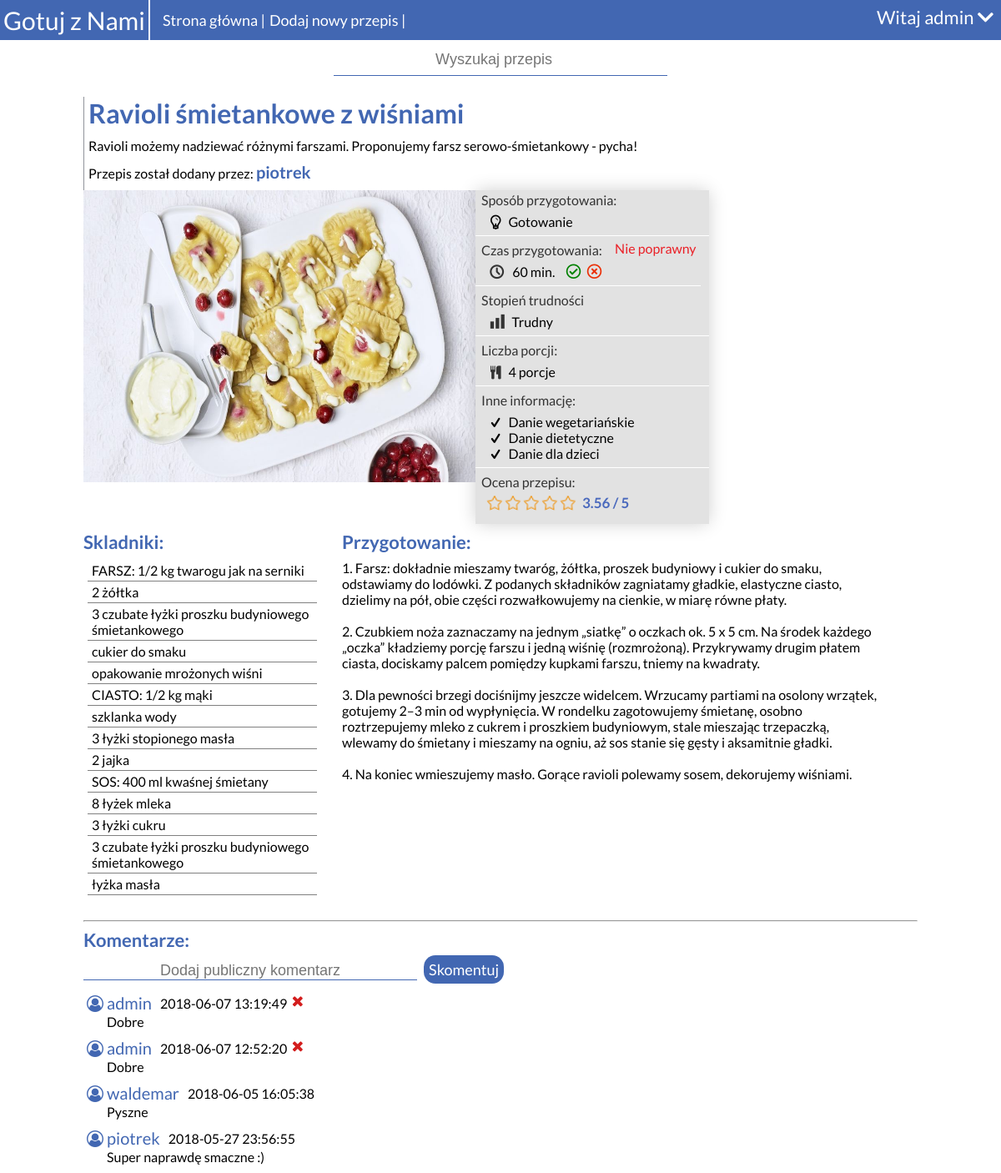
Page /przepis.php?id=1 (signed in) on the committed database.
### tables this page shows
CREATE TABLE `przepisy` (
  `id_przepisu` int(11) NOT NULL,
  `tytul` varchar(50) NOT NULL,
  `skladniki` text NOT NULL,
  `przygotowanie` text NOT NULL,
  `skrot_opis` varchar(200) NOT NULL,
  `id_uzytkownika` int(20) NOT NULL,
  `id_kategori` int(11) NOT NULL,
  `czas_przygotowania` int(11) NOT NULL,
  `stopien_trudnosci` int(11) NOT NULL,
  `liczba_porcji` int(11) NOT NULL,
  `id_spos_przygotowania` int(11) NOT NULL,
  `d_bezglutenowe` tinyint(1) NOT NULL,
  `d_wegetarianskie` tinyint(1) NOT NULL,
  `d_dietetyczne` tinyint(1) NOT NULL,
  `d_dla_dzieci` tinyint(1) NOT NULL,
  `szybka_kuchnia` tinyint(1) NOT NULL
);

CREATE TABLE `uzytkownicy` (
  `id_uzytkownika` int(11) NOT NULL,
  `uzytkownik` varchar(20) NOT NULL,
  `haslo` varchar(255) NOT NULL,
  `email` varchar(60) NOT NULL
);

CREATE TABLE `sposob_przygotowania` (
  `id_spos_przygotowania` int(11) NOT NULL,
  `nazwa_spos_przygotowania` varchar(25) NOT NULL
);

CREATE TABLE `komentarze` (
  `id_komentarza` int(11) NOT NULL,
  `id_uzytkownika` int(11) NOT NULL,
  `id_przepisu` int(11) NOT NULL,
  `komentarz` text NOT NULL,
  `data` datetime NOT NULL
);

### przepis.php (the view, shortened to what this page needs)
<?php
	require_once 'polaczenie.php';
	$id_przepisu = $_GET['id'];
	try {
		$polaczenie = new mysqli($host, $db_user, $db_password, $db_name);
		if($polaczenie->connect_errno!=0){
			throw new Exception(mysgli_connect_errno());
		}
		else{
		$polaczenie->query("SET NAMES 'utf8' COLLATE 'utf8_polish_ci'");
		$polaczenie->query("SET CHARSET utf8");
		$rezultat = $polaczenie->query("SELECT uzytkownicy.uzytkownik,p.*,sp.nazwa_spos_przygotowania FROM przepisy AS p LEFT JOIN sposob_przygotowania AS sp ON p.id_spos_przygotowania=sp.id_spos_przygotowania LEFT JOIN uzytkownicy ON p.id_uzytkownika=uzytkownicy.id_uzytkownika WHERE p.id_przepisu='$id_przepisu'");
		if(isset($_SESSION['zalogowany'])){
			$rezultat_komentarze = $polaczenie->query("SELECT uzytkownicy.uzytkownik, komentarze.id_komentarza,komentarze.komentarz, komentarze.data, komentarze.id_uzytkownika FROM komentarze LEFT JOIN przepisy ON przepisy.id_przepisu=komentarze.id_przepisu LEFT JOIN uzytkownicy ON komentarze.id_uzytkownika=uzytkownicy.id_uzytkownika WHERE komentarze.id_przepisu='$id_przepisu' ORDER BY komentarze.data DESC");
		}
		$rezultat_ocena_sr = $polaczenie->query("SELECT SUM(ocena)/COUNT(id_przepisu) AS ocena_sr FROM oceny WHERE id_przepisu='$id_przepisu' GROUP BY id_przepisu");
		$rezultat_czas_przygotowania = $polaczenie->query("SELECT SUM(czas_przygotowania_p)/COUNT(id) as cp, COUNT(id) as id FROM czas_przygotowania WHERE id_przepisu='$id_przepisu'");
		$wiersz_czas_przygotowania = $rezultat_czas_przygotowania->fetch_assoc();
		$wiersz = $rezultat->fetch_assoc();
		$ocena_sr = $rezultat_ocena_sr->fetch_assoc();
		}
	} catch (Exception $e) {
		echo '<span style="color:red;">Błąd serwera przepraszamy na niedogodności</span>';
		echo "Informacja developera: ".$e;
	}
	function informacja() {
		global $wiersz;
		if($wiersz['d_wegetarianskie'] == 1)
			echo '<i class="icon-check"></i>Danie wegetariańskie<br>';
		if($wiersz['d_dietetyczne'] == 1)
			echo '<i class="icon-check"></i>Danie dietetyczne<br>';
		if($wiersz['d_dla_dzieci'] == 1)
			echo '<i class="icon-check"></i>Danie dla dzieci<br>';
	}
	function czas_przygotowania(){
		global $wiersz_czas_przygotowania;
		if($wiersz_czas_przygotowania['cp'] == 0 AND $wiersz_czas_przygotowania['id'] == 0){
			echo "Brak głosów";
		}
		elseif($wiersz_czas_przygotowania['cp'] < 0.60 AND $wiersz_czas_przygotowania['cp'] >= 0.00){
			echo '<span style="color: #EA2027 !important;">Nie poprawny</span>';
		}
		else{
			echo '<span style="color: #009432 !important;">Poprawny</span>';
		}
	}
?>
<!DOCTYPE html>
<html>
<head>
	<link rel="stylesheet" type="text/css" href="style.css">
	<link rel="stylesheet" type="text/css" href="css/fontello.css">
	<link rel="stylesheet" href="star/rating.css" type="text/css" media="screen" title="Rating CSS">
	<link rel="stylesheet" href="https://use.fontawesome.com/releases/v5.0.13/css/all.css">
</head>
<body>
<div id="przepis_kontener">
	<?php require_once 'naglowek.php'; ?>
	<div id="przepis_zawartosc_przepisu">
		<h1 class="przepis_tytul_przepisu"><?php echo $wiersz['tytul']; ?></h1>
		<div class="przepis_skrot_opis">
			<?php echo $wiersz['skrot_opis']; ?>
		</div>
		<div class="przepis_dodany_przez">
			Przepis został dodany przez: <span class="przepis_dodany_przez_osoba"><?php echo $wiersz['uzytkownik']; ?></span>
		</div>
		<div class="przepis_zdjecie_przepisu">
			<img src="obrazy_potraw/<?php echo $id_przepisu; ?>.jpg">
		</div>
		<div class="przepis_info_przepisu">
			<dl>
				<dt>Sposób przygotowania:</dt>
				<dd><i class="icon-lightbulb"></i><?php echo $wiersz['nazwa_spos_przygotowania']; ?></dd>
				<dt class="przepis_ip_cp_1">Czas przygotowania:</dt>
				<dt class="przepis_ip_cp_2"><?php czas_przygotowania(); ?></dt>
				<dd class="przepis_ip_cp_3">
					<i class="icon-clock-black"></i><?php echo $wiersz['czas_przygotowania']; ?> min.
					<?php if(isset($_SESSION['zalogowany'])){ ?>
						<i class="far fa-check-circle przepis_ip_p" id="przepis_ip_pot"></i>
						<i class="far fa-times-circle przepis_ip_z" id="przepis_ip_zap"></i>
					<?php } else{ echo '<i class="przepis_ip_p" style="font-size: 15px; color: #e2e2e2;">sss</i><i class="przepis_ip_z" style="font-size: 15px; color: #e2e2e2;">ss</i>'; }?>
				</dd>
				<dd class="przepis_ip_cp_4"></dd>
				<dt style="clear: both;">Stopień trudności</dt>
				<dd>
					<?php if($wiersz['stopien_trudnosci'] == 1){ ?>
		 		   				<i class="icon-chart-bar1_p"></i>Łatwy
		 		   			<?php } elseif($wiersz['stopien_trudnosci'] == 2){ ?>
		 		   				<i class="icon-chart-bar2_p"></i>Średni
		 		   			<?php } elseif($wiersz['stopien_trudnosci'] == 3){ ?>
		 		   				<i class="icon-chart-bar3_p"></i>Trudny
		 		   			<?php } ?>
				</dd>
				<dt>Liczba porcji:</dt>
				<dd><i class="icon-food"></i><?php echo $wiersz['liczba_porcji']; ?> porcje</dd>
				<dt>Inne informację:</dt>
				<dd><?php informacja(); ?></dd>
				<dt>Ocena przepisu:</dt>
				<dd>
				    <div class="container" style="float: left;">
					</div>
					<div class="przepis_op_sr">
						<?php echo round($ocena_sr['ocena_sr'],2)." / 5"; ?>
					</div>
				</dd>
			</dl>
		</div>
		<div class="przepis_skladniki">
			<div class="pipt">Skladniki:</div>
			<ul>
				<?php $skladniki = explode(",", $wiersz['skladniki']);
				for ($i=0; $i < count($skladniki); $i++) {
					echo '<li>'.$skladniki[$i].'</li>';
				} ?>
			</ul>
		</div>
		<div class="przepis_przygotowanie">
			<div class="pipt">Przygotowanie:</div>
			<?php
				echo nl2br($wiersz['przygotowanie']);
			?>
		</div>
		<hr>
		<?php if(isset($_SESSION['zalogowany'])) { ?> <div class="przepis_k">
			<div class="pipt">Komentarze:</div>
			<div class="przepis_dk">
				<input type="text" id="przepis_dk_t" name="przepis_dk_t" placeholder="Dodaj publiczny komentarz">
				<a class="przepis_dk_p">Skomentuj</a>
			</div>
			<div class="przepis_wk">
				<?php while ($wiersz_komentarz = $rezultat_komentarze->fetch_assoc()) { ?>
					<div class="przepis_pk" id="przepis_pk_id_<?php echo $wiersz_komentarz['id_komentarza']; ?>">
						<div class="przepis_pk_u">
							<i class="icon-user-circle-o"></i><?php echo $wiersz_komentarz['uzytkownik']; ?>
						</div>
						<div class="przepis_pk_d">
							<?php echo $wiersz_komentarz['data']; ?>
						</div>
						<?php if($wiersz_komentarz['id_uzytkownika'] == $_SESSION['id_uzytkownika']){ ?>
							<div class="przepis_pk_uk">
								<div class="przepis_pk_uk_id" id="<?php echo $wiersz_komentarz['id_komentarza']; ?>">
									<i class="icon-cancel"></i>
								</div>
							</div>
						<?php } ?>
						<div class="przepis_pk_k">
							<?php echo $wiersz_komentarz['komentarz']; ?>
						</div>
					</div>
				<?php } ?>
			</div>
		</div> <?php } ?>
</div>
</div>
</body>
</html>

### style.css (style rules this page uses)
* { margin: 0; padding: 0; }
body { margin: 0 auto; font-family: 'Lato', sans-serif; }
#przepis_zawartosc_przepisu { width: 1000px; margin-right: auto; margin-left: auto; font-size: 16px; }
.przepis_tytul_przepisu { margin-top: 25px; padding-bottom: 10px; color: #4267b2; border-left: 1px solid #90949b; padding-left: 5px; }
.przepis_skrot_opis { border-left: 1px solid #90949b; padding-left: 5px; }
.przepis_dodany_przez { padding: 10px 0px; border-left: 1px solid #90949b; padding-left: 5px; }
.przepis_dodany_przez_osoba { color: #4267b2; font-size: 20px; font-weight: bold; }
.przepis_zdjecie_przepisu img { float: left; max-height: 400px; min-height: 350px; width: 470px; }
.przepis_info_przepisu { float: left; background-color: #e2e2e2; width: 280px; height: 400px; -webkit-box-shadow: 0px 0px 21px -1px rgba(0,0,0,0.2); -moz-box-shadow: 0px 0px 21px -1px rgba(0,0,0,0.2); box-shadow: 0px 0px 21px -1px rgba(0,0,0,0.2); }
.przepis_ip_cp_1 { float: left; }
.przepis_ip_cp_2 { float: left; width: 100px; padding-top: 5px !important; padding-right: 7px; text-align: center; font-size: 16px; max-height: 25px; }
.przepis_ip_cp_3 { float: left; padding-right: 3px; }
.przepis_ip_cp_4 { border-bottom: 1px solid white; float: left; width: 90px; padding-right: 8px; height: 19px; }
.przepis_info_przepisu > dl > dt { color: #333333; padding: 7px 7px; }
.przepis_info_przepisu > dl > dt:first-child { padding-top: 2px; }
.przepis_info_przepisu > dl > dd { border-bottom: 1px solid white; padding-left: 13px; padding-bottom: 7px; }
.przepis_info_przepisu > dl > dd:last-child { border: none; }
.przepis_info_przepisu > dl > dd > i { padding-right: 4px; }
.przepis_ip_p { padding-left: 10px; color: green; font-size: 18px; cursor: pointer; }
.przepis_ip_z { color: #eb2f06; font-size: 18px; cursor: pointer; }
.przepis_skladniki { float: left; width: 28%; margin-right: 30px; margin-bottom: 30px; }
.przepis_skladniki > ul > li { border-bottom: 1px solid gray; list-style-type: none; padding: 3px 5px; margin-left: 5px; }
.pipt { color: #4267b2; font-size: 22px; font-weight: bold; padding: 8px 0px; }
.przepis_przygotowanie { float: left; width: 65%; margin-bottom: 30px; }
.przepis_dk input { border:none; border-bottom:1px solid #4267b2; width:400px; text-align: center; font-size: 18px; margin-top: 5px; margin-bottom: 15px; }
.przepis_dk a { margin-left: 5px; border-radius: 14px 14px 14px 14px; -moz-border-radius: 14px 14px 14px 14px; -webkit-border-radius: 14px 14px 14px 14px; border: 0px solid #000000; background-color: #4267b2; color: white; font-size: 18px; padding: 6px; cursor: pointer; }
.przepis_pk_u { float: left; color: #4267b2; font-size: 20px; padding-right: 10px; line-height: 25px; vertical-align: middle; }
.przepis_pk_d { float: left; line-height: 25px; vertical-align: middle; }
.przepis_pk_uk { float: left; line-height: 20px; vertical-align: middle; cursor: pointer; }
.przepis_pk_k { padding-left: 28px; padding-bottom: 10px; }
.przepis_op_sr { float: left; padding-left: 5px; font-size: 17px; line-height: 18px; vertical-align: middle; color:#4a69bd; font-weight: bold; }

### rows in the picture
przepisy: tytul "Ravioli śmietankowe z wiśniami", skrot_opis "Ravioli możemy nadziewać różnymi farszami. Proponujemy farsz serowo-śmietankowy - pycha!", id_uzytkownika.uzytkownik "piotrek", id_spos_przygotowania.nazwa_spos_przygotowania "Gotowanie", czas_przygotowania "60", liczba_porcji "4", skladniki "FARSZ: 1/2 kg twarogu jak na serniki", skladniki "2 żółtka", skladniki "3 czubate łyżki proszku budyniowego śmietankowego", skladniki "cukier do smaku", skladniki "opakowanie mrożonych wiśni", skladniki "CIASTO: 1/2 kg mąki", skladniki "szklanka wody", skladniki "3 łyżki stopionego masła", skladniki "2 jajka", skladniki "SOS: 400 ml kwaśnej śmietany", skladniki "8 łyżek mleka", skladniki "3 łyżki cukru", skladniki "łyżka masła", przygotowanie "1. Farsz: dokładnie mieszamy twaróg, żółtka, proszek budyniowy i cukier do smaku, odstawiamy do lodówki. Z podanych składników zagniatamy gładkie, elastyczne ciasto, dzielimy na pół, obie części rozwałkowujemy na cienkie, w miarę równe płaty. 2. Czubkiem noża zaznaczamy na jednym „siatkę” o oczkach ok. 5 x 5 cm. Na środek każdego „oczka” kładziemy porcję farszu i jedną wiśnię (rozmrożoną). Przykrywamy drugim płatem ciasta, dociskamy palcem pomiędzy kupkami farszu, tniemy na kwadraty. 3. Dla pewności brzegi dociśnijmy jeszcze widelcem. Wrzucamy partiami na osolony wrzątek, gotujemy 2–3 min od wypłynięcia. W rondelku zagotowujemy śmietanę, osobno roztrzepujemy mleko z cukrem i proszkiem…"
komentarze: id_uzytkownika.uzytkownik "admin", data "2018-06-07 13:19:49", komentarz "Dobre"
komentarze: id_uzytkownika.uzytkownik "admin", data "2018-06-07 12:52:20", komentarz "Dobre"
komentarze: id_uzytkownika.uzytkownik "waldemar", data "2018-06-05 16:05:38", komentarz "Pyszne"
komentarze: id_uzytkownika.uzytkownik "piotrek", data "2018-05-27 23:56:55", komentarz "Super naprawdę smaczne :)"

### other values in the picture
$_SESSION['uzytkownik'] "admin"
$ocena_sr['ocena_sr'] "3.56"
